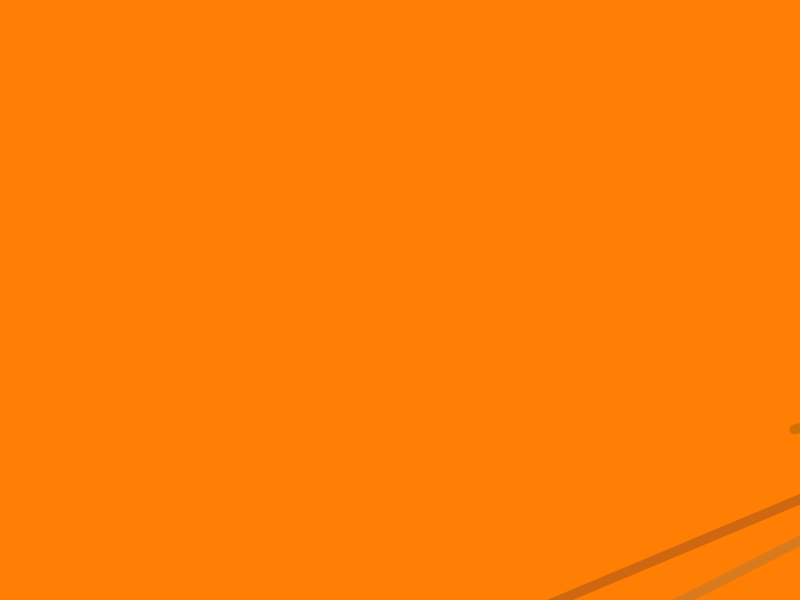
Frame 1 (no input)
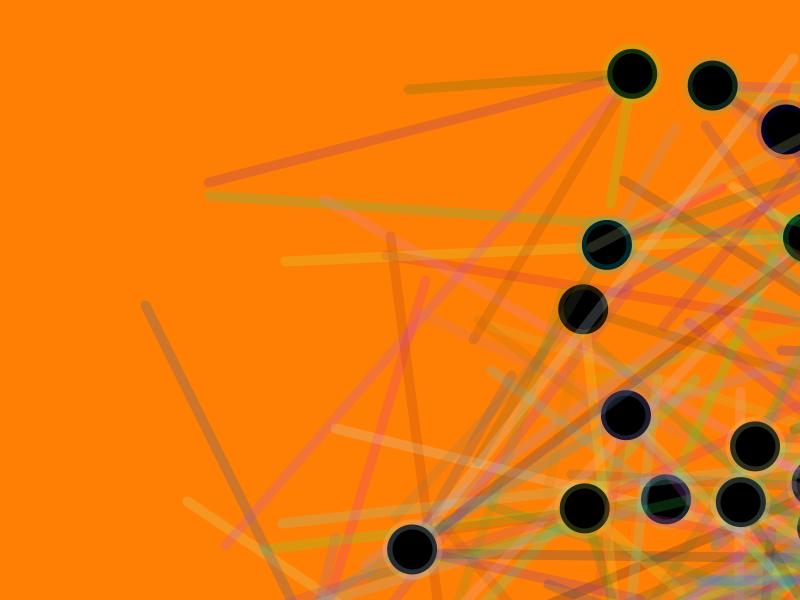
Frame 60 (the mouse pressed at the canvas centre just before this capture)
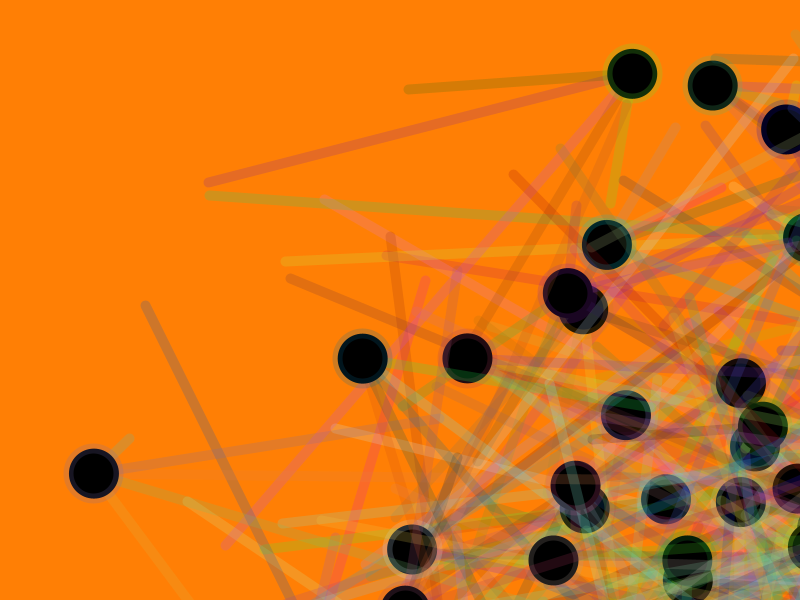
Frame 120 (the mouse held since frame 60 and released just before this capture)

The Processing sketch that drew these frames (run headless with seeded random() and noise(); from frame 60 on, the mouse is pressed at the canvas centre):

// Processing sketch: processing_45938
// ── processing_45938.pde



void setup() {
  size(800, 600);
  background (255, 127, 5);
  smooth();
  frameRate(6);
}



void draw() {

  //translate(0, -height/2);

  translate (random(width),random(height));

  float posX = (random(width));
  float posY = (random(height));
   strokeWeight (10);
  stroke (random(255),random(255),random(255),50);
  line (posX, posY, random(width), random(height));
  stroke (random(255),random(255),random(255),50);
  line (posX, posY, random(width), random(height));
  stroke (random(255),random(255),random(255),50);
  line (posX, posY, random(width), random(height));
  stroke (random(255),random(255),random(255),50);
  line (posX, posY, random(width), random(height));
  stroke (random(255),random(255),random(255),50);
  line (posX, posY, random(width), random(height));
    fill(0, 0, 0, 255);
  ellipse (posX, posY, 50, 50);
 
}
